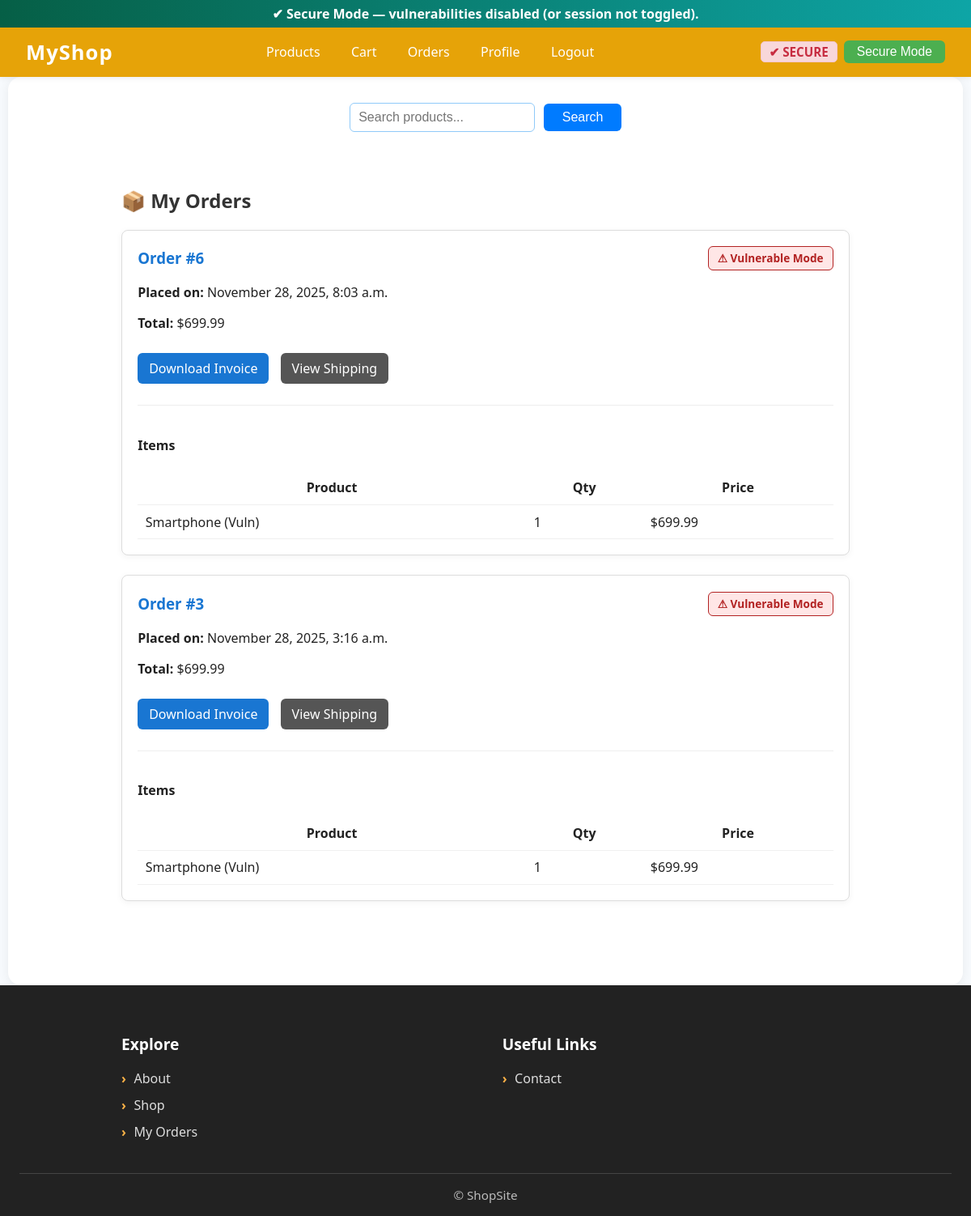
/orders/my-orders/ (signed in), run on the app's committed database.
### orders/models.py (models this page shows, shortened)
class Order(models.Model):
    SECURE = "secure"
    VULNERABLE = "vulnerable"
    MODE_CHOICES = [
        (SECURE, "Secure"),
        (VULNERABLE, "Vulnerable"),
    ]
    user = models.ForeignKey(
        settings.AUTH_USER_MODEL,
        on_delete=models.SET_NULL,
        null=True, blank=True,
        related_name="orders"
    )
    total = models.DecimalField(max_digits=10, decimal_places=2)
    created_at = models.DateTimeField(auto_now_add=True)
    updated_at = models.DateTimeField(auto_now=True)
    mode = models.CharField(
        max_length=12,
        choices=MODE_CHOICES,
        default=SECURE,
    )

class OrderItem(models.Model):
    order = models.ForeignKey(Order, related_name="items", on_delete=models.CASCADE)
    product = models.ForeignKey(Product, on_delete=models.CASCADE)
    quantity = models.PositiveIntegerField(default=1)
    price = models.DecimalField(max_digits=10, decimal_places=2)
    added_at = models.DateTimeField(default=timezone.now)

### products/models.py (models this page shows, shortened)
class Product(models.Model):
    category = models.ForeignKey(Category, related_name='products', on_delete=models.CASCADE)
    name = models.CharField(max_length=255)
    slug = models.SlugField(unique=True)
    description = models.TextField(blank=True)
    price = models.DecimalField(max_digits=10, decimal_places=2)
    image = models.ImageField(upload_to='products/', blank=True, null=True)  # secure
    image_url = models.URLField(blank=True, null=True)  # vulnerable ✅
    stock = models.PositiveIntegerField(default=10)

### orders/views.py (the view)
# urls.py: path("my-orders/", views.my_orders, name="my_orders"),
@login_required
def my_orders(request):
    orders = (
        Order.objects.filter(user=request.user)
        .prefetch_related(
            "items__product",
            Prefetch("shipment", queryset=Shipment.objects.all())
        )
        .order_by("-created_at")
    )
    return render(request, "orders/my_orders.html", {"orders": orders})

### core/context_processors.py (called while the page is built)
def simulation_mode(request):
    session_mode = request.session.get(
        "sim_mode", getattr(settings, "SIMULATION_MODE", "secure")
    )
    return {"simulation_mode": session_mode}

### orders/templates/orders/my_orders.html (shortened to what this page needs)
{% extends "base.html" %}
{% load static %}
{% block extra_css %}
<link rel="stylesheet" href="{% static 'css/my_orders.css' %}">
{% endblock %}
{% block content %}
<div class="orders-container">
    <h2>📦 My Orders</h2>
    {% if orders %}
        {% for order in orders %}
        <div class="order-card">
            <div class="order-header">
                <h3>Order #{{ order.id }}</h3>
                {% if order.mode == "vulnerable" %}
                    <span class="mode-badge mode-vulnerable">⚠ Vulnerable Mode</span>
                {% else %}
                    <span class="mode-badge mode-secure">✔ Secure Mode</span>
                {% endif %}
            </div>
            <p><strong>Placed on:</strong> {{ order.created_at|date:"F j, Y, g:i a" }}</p>
            <p><strong>Total:</strong> ${{ order.total }}</p>
            <p>
                <a href="{% url 'orders:download_invoice' order.id %}" class="btn">Download Invoice</a>
                <a href="{% url 'shipping:shipping_details' order.id %}" class="btn-secondary">View Shipping</a>
            </p>
            <div class="order-items">
                <h4>Items</h4>
                <table>
                    <thead>
                        <tr>
                            <th>Product</th>
                            <th>Qty</th>
                            <th>Price</th>
                        </tr>
                    </thead>
                    <tbody>
                        {% for item in order.items.all %}
                        <tr>
                            <td>{{ item.product.name }}</td>
                            <td>{{ item.quantity }}</td>
                            <td>${{ item.price }}</td>
                        </tr>
                        {% endfor %}
                    </tbody>
                </table>
            </div>
        </div>
        {% endfor %}
    {% else %}
        <p>You haven’t placed any orders yet.</p>
    {% endif %}
</div>
{% endblock %}

### static/css/styles.css (style rules this page uses)
body { margin: 0; padding: 0; font-family: 'Segoe UI', Arial, sans-serif; background: #f7fafd; color: #222; }

### static/css/my_orders.css (style rules this page uses)
h2 { margin-bottom: 20px; color: #333; }
.order-card { background: #fff; padding: 20px; margin-bottom: 25px; border-radius: 10px; box-shadow: 0 2px 10px rgba(0,0,0,0.08); }
.order-header { display: flex; justify-content: space-between; align-items: center; }
.order-header h3 { margin: 0; color: #1976d2; }
.btn { display: inline-block; padding: 8px 14px; margin: 10px 0; background: #1976d2; color: white; text-decoration: none; border-radius: 6px; transition: background 0.3s ease; }
.btn { display: inline-block; padding: 8px 14px; margin-right: 10px; background: #1976d2; color: white; text-decoration: none; border-radius: 6px; transition: background 0.3s ease; }
.btn-secondary { display: inline-block; padding: 8px 14px; background: #555; color: white; text-decoration: none; border-radius: 6px; transition: background 0.3s ease; }

### orders/templates/orders/my_orders.html (style rules this page uses)
.orders-container { max-width: 900px; margin: 2rem auto; padding: 1rem; }
.order-card { border: 1px solid #ddd; border-radius: 8px; padding: 1.2rem; margin-bottom: 1.5rem; background: #fff; box-shadow: 0 2px 8px rgba(0,0,0,0.05); }
.order-header { display: flex; justify-content: space-between; align-items: center; }
.mode-badge { font-size: 0.85rem; font-weight: bold; padding: 0.3rem 0.7rem; border-radius: 6px; }
.mode-vulnerable { background: #ffe6e6; color: #b22222; border: 1px solid #b22222; }
.order-items { margin-top: 1rem; border-top: 1px solid #eee; padding-top: 1rem; }
.order-items table { width: 100%; border-collapse: collapse; }
.order-items th, .order-items td { padding: 0.6rem; border-bottom: 1px solid #f0f0f0; }

### data on the page
Order: id "6", mode "⚠ Vulnerable Mode", created_at "November 28, 2025, 8:03 a.m.", total "699.99"
OrderItem: product.name "Smartphone (Vuln)", quantity "1", price "699.99"
Order: id "3", mode "⚠ Vulnerable Mode", created_at "November 28, 2025, 3:16 a.m.", total "699.99"
OrderItem: product.name "Smartphone (Vuln)", quantity "1", price "699.99"
